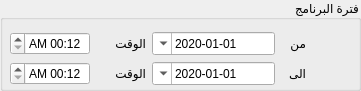
   <widget class="QGroupBox" name="groupBox_2">
    <property name="geometry">
     <rect>
      <x>990</x>
      <y>110</y>
      <width>361</width>
      <height>91</height>
     </rect>
    </property>
    <property name="layoutDirection">
     <enum>Qt::RightToLeft</enum>
    </property>
    <property name="title">
     <string>فترة البرنامج</string>
    </property>
    <widget class="QWidget" name="layoutWidget">
     <property name="geometry">
      <rect>
       <x>10</x>
       <y>30</y>
       <width>296</width>
       <height>27</height>
      </rect>
     </property>
     <layout class="QHBoxLayout" name="horizontalLayout">
      <item>
       <widget class="QLabel" name="label_9">
        <property name="maximumSize">
         <size>
          <width>25</width>
          <height>16777215</height>
         </size>
        </property>
        <property name="text">
         <string>من</string>
        </property>
       </widget>
      </item>
      <item>
       <widget class="QDateTimeEdit" name="Qdate_from">
        <property name="maximumSize">
         <size>
          <width>590</width>
          <height>16777215</height>
         </size>
        </property>
        <property name="layoutDirection">
         <enum>Qt::RightToLeft</enum>
        </property>
        <property name="maximumDateTime">
         <datetime>
          <hour>23</hour>
          <minute>59</minute>
          <second>59</second>
          <year>2050</year>
          <month>12</month>
          <day>31</day>
         </datetime>
        </property>
        <property name="minimumDateTime">
         <datetime>
          <hour>0</hour>
          <minute>0</minute>
          <second>0</second>
          <year>2020</year>
          <month>1</month>
          <day>1</day>
         </datetime>
        </property>
        <property name="displayFormat">
         <string notr="true">dd-MM-yyyy</string>
        </property>
        <property name="calendarPopup">
         <bool>true</bool>
        </property>
       </widget>
      </item>
      <item>
       <widget class="QLabel" name="label_2">
        <property name="maximumSize">
         <size>
          <width>50</width>
          <height>16777215</height>
         </size>
        </property>
        <property name="text">
         <string>الوقت</string>
        </property>
       </widget>
      </item>
      <item>
       <widget class="QDateTimeEdit" name="Qtime_from">
        <property name="maximumSize">
         <size>
          <width>80</width>
          <height>16777215</height>
         </size>
        </property>
        <property name="layoutDirection">
         <enum>Qt::RightToLeft</enum>
        </property>
        <property name="displayFormat">
         <string>h:mm AP</string>
        </property>
        <property name="calendarPopup">
         <bool>true</bool>
        </property>
       </widget>
      </item>
     </layout>
    </widget>
    <widget class="QWidget" name="layoutWidget_2">
     <property name="geometry">
      <rect>
       <x>10</x>
       <y>60</y>
       <width>296</width>
       <height>27</height>
      </rect>
     </property>
     <layout class="QHBoxLayout" name="horizontalLayout_2">
      <item>
       <widget class="QLabel" name="label_8">
        <property name="maximumSize">
         <size>
          <width>25</width>
          <height>16777215</height>
         </size>
        </property>
        <property name="text">
         <string>الى</string>
        </property>
       </widget>
      </item>
      <item>
       <widget class="QDateTimeEdit" name="Qdate_to">
        <property name="minimumDateTime">
         <datetime>
          <hour>0</hour>
          <minute>0</minute>
          <second>0</second>
          <year>2020</year>
          <month>1</month>
          <day>1</day>
         </datetime>
        </property>
        <property name="displayFormat">
         <string notr="true">dd-MM-yyyy</string>
        </property>
        <property name="calendarPopup">
         <bool>true</bool>
        </property>
       </widget>
      </item>
      <item>
       <widget class="QLabel" name="label_7">
        <property name="maximumSize">
         <size>
          <width>50</width>
          <height>16777215</height>
         </size>
        </property>
        <property name="text">
         <string>الوقت</string>
        </property>
       </widget>
      </item>
      <item>
       <widget class="QDateTimeEdit" name="Qtime_to">
        <property name="maximumSize">
         <size>
          <width>80</width>
          <height>16777215</height>
         </size>
        </property>
        <property name="displayFormat">
         <string>h:mm AP</string>
        </property>
        <property name="calendarPopup">
         <bool>false</bool>
        </property>
       </widget>
      </item>
     </layout>
    </widget>
   </widget>
